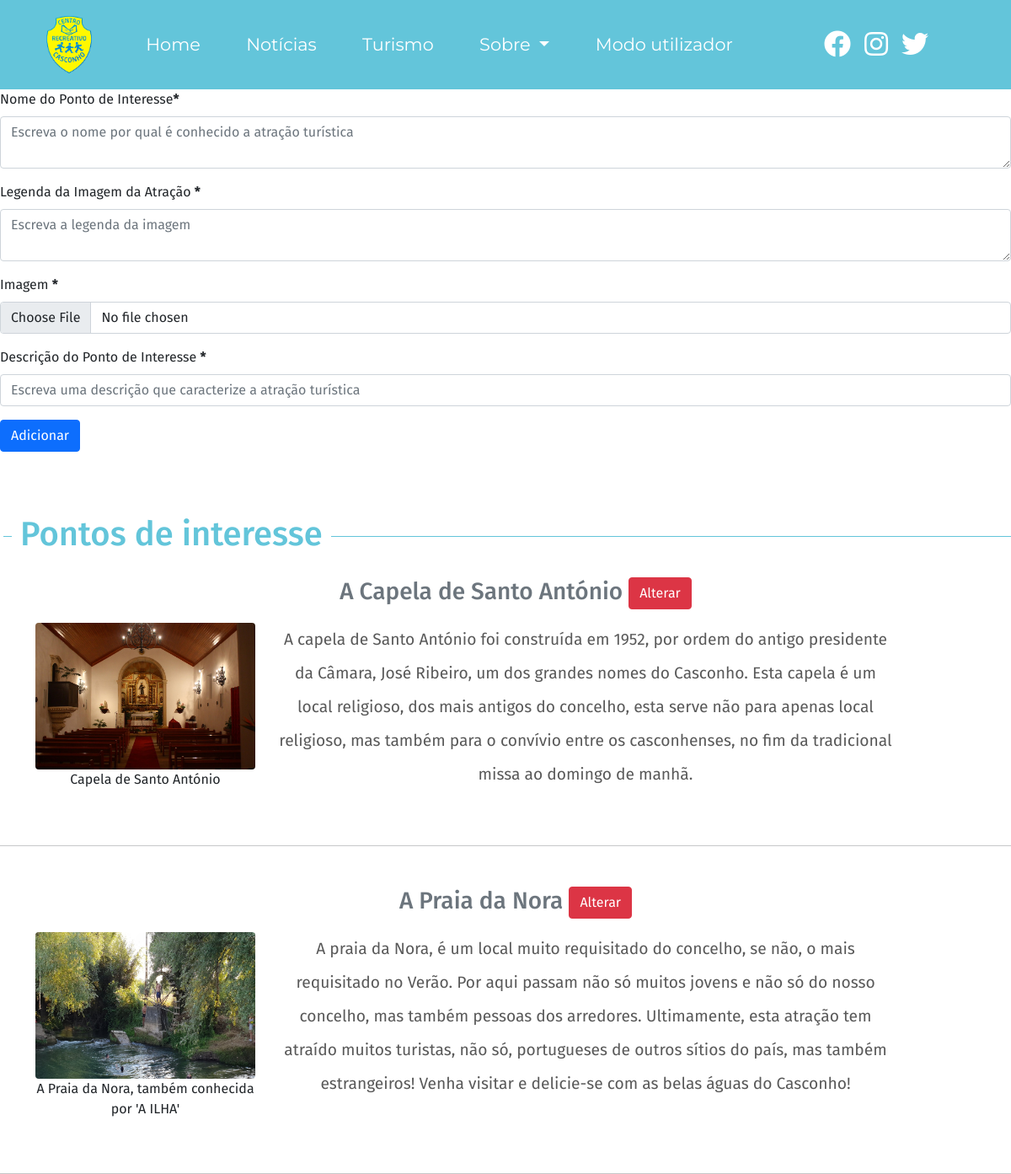
The app's page /admin/interesse.php with its own data.
### tables this page shows
CREATE TABLE IF NOT EXISTS `interesse` (
  `id` int(11) NOT NULL AUTO_INCREMENT,
  `nome` varchar(50) NOT NULL,
  `alt` varchar(50) NOT NULL DEFAULT '',
  `img` varchar(50) DEFAULT NULL,
  `texto` longtext NOT NULL,
  PRIMARY KEY (`id`)
);

### admin/interesse.php (the view, shortened to what this page needs)
<!DOCTYPE html>
<html>
<head>
  <link rel="stylesheet" href="css/bootstrap.min.css">
  <link rel="stylesheet" href="css/fontawesome.min.css">
  <link rel="stylesheet" href="css/crc.css">
</head>
<body>
<?php
require 'includes/connection.php';?>
<?php
require 'includes/menucrc.php';
?>
<div class="">
<form method="POST" enctype="multipart/form-data">
  <div class="mb-3">
    <label for="nome" class="form-label">Nome do Ponto de Interesse<b>*</b></label>
    <textarea class="form-control" id="nome" name="nome" placeholder="Escreva o nome por qual é conhecido a atração turística" required="true"></textarea>
  </div>
  <div class="mb-3">
    <label for="alt" class="form-label" >Legenda da Imagem da Atração <b>*</b></label>
    <textarea class="form-control" id="alt" name="alt" placeholder="Escreva a legenda da imagem" required="true"></textarea>
  </div>
  <div class="mb-3">
    <label for="imagem" class="form-label">Imagem <b>*</b></label>
    <input type="file" class="form-control" id="imagem" name="imagem" placeholder="Selecione a Imagem" required="true">
  </div>
  <div class="mb-3">
    <label for="texto" class="form-label"> Descrição do Ponto de Interesse <b>*</b></label>
    <input type="text" class="form-control" id="texto" name="texto" placeholder="Escreva uma descrição que caracterize a atração turística" required="true">
  </div>
  <button type="submit" class="btn btn-primary">Adicionar</button>
</form>
</div>
<div class="title-interesse ml-md-1"><h2><span>Pontos de interesse</span></h2></div>
<?php
$sql = 'SELECT * FROM interesse';
$sth = $dbh->prepare($sql);
$sth->execute();
while($obj = $sth->FetchObject()){
?>
<div class="container mt-5">
  <div class="subtitle-interesse ml-md-4 text-center text-secondary"><h3><span><?=$obj->nome?></span> <a href="interesse-editar.php?id=<?= $obj->id?>"><button class="btn btn-danger">Alterar</button></a></div>
  <div class="row pt-2" >
    <div class="col-md-3 text-center">
          <img src="../img/interesse/<?=$obj->img?>" class="img-interesse img-fluid rounded" alt="<?=$obj->alt?>">
          <p><?=$obj->alt?></p>
    </div>
      <div class="col-md-8 texto-contactos text-center">
      <p><?=$obj->texto?></p>
    </div>
  </div>
</div>
<hr  class="mt-md-5">
<?php
}
?>
</body>
</html>

### admin/css/crc.css (style rules this page uses)
html, body { height: 100%; font-family: 'Fira Sans', 'Roboto', sans-serif; }
.texto-contactos { line-height: 2.5rem; font-size: 1.2rem; color: #595959; }
.title-interesse { margin-top: 6rem; margin-bottom: 3rem; }
.title-interesse h2 { width: 100%; border-bottom: 1px solid #63C5DA; line-height: 0.1em; font-size: 2.5rem; }
.title-interesse h2, .title-interesse span { background:#fff; padding:0 10px; color: #63C5DA; }

### records on screen
interesse: nome "A Capela de Santo António", img (picture), alt "Capela de Santo António", texto "A capela de Santo António foi construída em 1952, por ordem do antigo presidente da Câmara, José Ribeiro, um dos grandes nomes do Casconho. Esta capela é um local religioso, dos mais antigos do concelho, esta serve não para apenas local religioso, mas também para o convívio entre os casconhenses, no fim da tradicional missa ao domingo de manhã."
interesse: nome "A Praia da Nora", img (picture), alt "A Praia da Nora, também conhecida por 'A ILHA'", texto "A praia da Nora, é um local muito requisitado do concelho, se não, o mais requisitado no Verão. Por aqui passam não só muitos jovens e não só do nosso concelho, mas também pessoas dos arredores. Ultimamente, esta atração tem atraído muitos turistas, não só, portugueses de outros sítios do país, mas também estrangeiros! Venha visitar e delicie-se com as belas águas do Casconho!"
